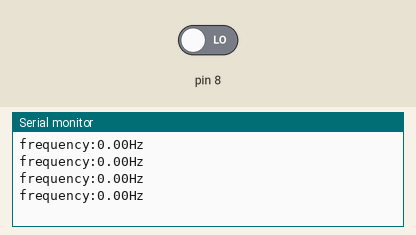
A sketch run on a simulated Arduino Uno, built with avr-gcc and run on an emulated ATmega328P. On the bench: the last lines printed to the serial monitor. The inputs (shaded band) are chosen by the test bench; at power-on: pin 8 LOW.

Above: at 1.2 s.
1.3 s: pin 8 driven HIGH
At 1.71 s:
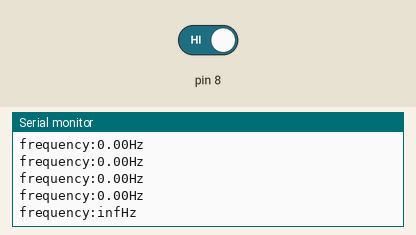
3.6 s: pin 8 driven LOW
At 3.81 s:
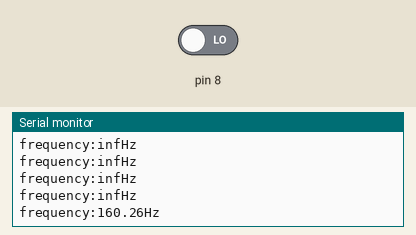

The sketch:

signal_generator_oscilloscope.ino
```cpp
#include<avr/io.h>
#include<util/delay.h>
unsigned long timer[2];
byte last_channel;
int input;
float  output;
void setup() {
  // put your setup code here, to run once:
PCICR |= (1 << PCIE0);
  PCMSK0 |= (1 << PCINT0);
  Serial.begin(9600);
}

void loop() {
  // put your main code here, to run repeatedly:
print();
}
ISR(PCINT0_vect) {
  timer[0] = micros();
  // channel 1 ---------------
  if(last_channel == 0 && PINB & B00000001 ) {
    last_channel = 1;
    timer[1] = timer[0];
  }
  else if(last_channel == 1 && !(PINB & B00000001) ) {
    last_channel = 0;
    input = timer[0] - timer[1];
  }
  output=(1*1000000.0)/(input);
}
void print() {
  Serial.print("frequency:");
  Serial.print(output);
  Serial.println("Hz");
  _delay_ms(300);}
```

Measured:
- after the input at 1.3 s, the serial monitor: prints a new line after 0.20 s (image 1)
- after the input at 3.6 s, the serial monitor: prints a new line at once (image 2)
